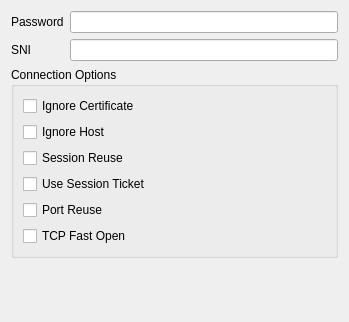
<?xml version="1.0" encoding="UTF-8"?>
<ui version="4.0">
 <class>TrojanOutboundEditor</class>
 <widget class="QWidget" name="TrojanOutboundEditor">
  <property name="geometry">
   <rect>
    <x>0</x>
    <y>0</y>
    <width>349</width>
    <height>322</height>
   </rect>
  </property>
  <property name="windowTitle">
   <string>Form</string>
  </property>
  <layout class="QFormLayout" name="formLayout">
   <item row="0" column="0">
    <widget class="QLabel" name="label">
     <property name="text">
      <string>Password</string>
     </property>
    </widget>
   </item>
   <item row="0" column="1">
    <widget class="QLineEdit" name="passwordTxt"/>
   </item>
   <item row="1" column="0">
    <widget class="QLabel" name="label_2">
     <property name="text">
      <string>SNI</string>
     </property>
    </widget>
   </item>
   <item row="1" column="1">
    <widget class="QLineEdit" name="sniTxt"/>
   </item>
   <item row="2" column="0" colspan="2">
    <widget class="QGroupBox" name="groupBox">
     <property name="title">
      <string>Connection Options</string>
     </property>
     <layout class="QVBoxLayout" name="verticalLayout">
      <item>
       <widget class="QCheckBox" name="ignoreCertCB">
        <property name="text">
         <string>Ignore Certificate</string>
        </property>
       </widget>
      </item>
      <item>
       <widget class="QCheckBox" name="ignoreHostCB">
        <property name="text">
         <string>Ignore Host</string>
        </property>
       </widget>
      </item>
      <item>
       <widget class="QCheckBox" name="sessionReuseCB">
        <property name="text">
         <string>Session Reuse</string>
        </property>
       </widget>
      </item>
      <item>
       <widget class="QCheckBox" name="sessionTicketCB">
        <property name="text">
         <string>Use Session Ticket</string>
        </property>
       </widget>
      </item>
      <item>
       <widget class="QCheckBox" name="portReuseCB">
        <property name="text">
         <string>Port Reuse</string>
        </property>
       </widget>
      </item>
      <item>
       <widget class="QCheckBox" name="tcpFastOpenCB">
        <property name="text">
         <string>TCP Fast Open</string>
        </property>
       </widget>
      </item>
     </layout>
    </widget>
   </item>
  </layout>
 </widget>
 <resources/>
 <connections/>
</ui>
